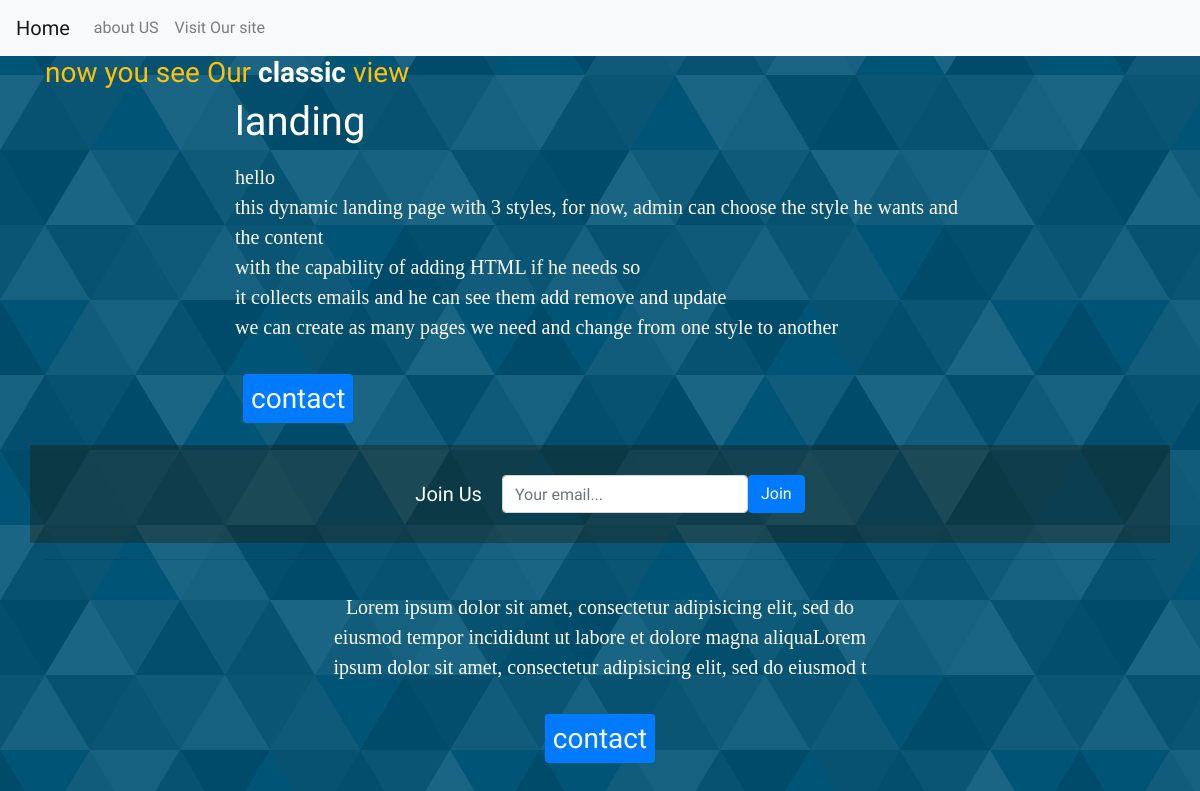
The page / on the database its author committed.
### pages/models.py (models this page shows, shortened)
class Page(models.Model):
    title                     = models.CharField(max_length=300)
    small_heading             = models.CharField(max_length=300,blank=True, null=True,help_text="h2 in the manin page ")
    head_description          = models.TextField(blank=True, null=True, help_text="flexple to add html code or just text ")
    head_bttn                 = models.CharField(max_length=50, blank=True, null=True)
    head_bttn_url             = models.URLField(blank=True, null=True)
    page_content              = models.TextField(blank=True, null=True, help_text="flexple to add html code or just text ")
    show_nav                  = models.BooleanField(default=True)
    nav_color                 = models.CharField(max_length=7, default='transparent',blank=True, null=True, validators=[layout_validator])
    layout                    = models.CharField(max_length=20, choices=LAYOUT_CHOICES, default='standard')
    video_embed               = models.TextField(null=True, blank=True, help_text="add the embaed code ")
    image_bg                  = models.URLField(null=True, blank=True, help_text="uplade back grond to the first part of the page ")
    slug                      =models.SlugField(default="page-slug", blank=True)
    featured                  =models.BooleanField(default=False)
    active                    =models.BooleanField(default=True)

### pages/views.py (the view, shortened to what this page needs)
# urls.py: url(r'^$', HomeView.as_view(), name='home'),
class HomeView(CreateView, SuccessMessageMixin):
    template_name = 'home.html'
    form_class = JoinForm
    success_url = '/'
    def get_context_data(self,*args, **kwargs):
        context = super(HomeView, self).get_context_data(*args, **kwargs)
        context['object'] = Page.objects.filter(featured=True).first()
        return context

### newsletter/forms.py (shortened to what this page needs)
class JoinForm(forms.ModelForm):
    email = forms.EmailField(label='',
                widget=forms.EmailInput(
                                 attrs={"placeholder" : "your email ",
                                        "class": "uk-input uk-width-1-2"}  ))
    class Meta:
        model = Join
        fields = ['email']

### pages/templates/home.html (shortened to what this page needs)
{% extends "base.html" %}
     {% block body %}
        {% if object.show_nav %}
           {% include 'layout/nave.html' %}
        {% endif %}
        {% if object.layout == "stacked" %}
          {% include 'layout/stacked.html'  %}
        {% elif object.layout == "classic" %}
          {% include 'layout/classic.html'  %}
        {% else %}
          {% include 'layout/stander.html'  %}
        {% endif %}
{% endblock %}

### templates/base.html (shortened to what this page needs)
<!DOCTYPE html>
{% load static %}
<html lang="en">
<head>
    <link rel="stylesheet" href="https://stackpath.bootstrapcdn.com/bootstrap/4.1.2/css/bootstrap.min.css">
</head>
<body>
{% block body %}{% endblock %}
<footer>
</body>
</html>

### pages/templates/layout/nave.html (shortened to what this page needs)
<nav class="navbar navbar-expand-lg navbar-light bg-light cccc3">
  <a class="navbar-brand" href="/">Home</a>
    <div class="collapse navbar-collapse" id="navbarNavAltMarkup">
      <div class="navbar-nav">
        <a class="nav-item nav-link" href="{% url 'about' %}">about US</a>
        <a class="nav-item nav-link" href="https://portfolio-x0.herokuapp.com/" target="_blanck">Visit Our site</a>
      </div>
    </div>
</nav>

### pages/templates/layout/classic.html (shortened to what this page needs)
<div class="container">
    <div class="h3 text-warning"> now you see Our  <strong>{{ object.layout }}</strong> view</div>
    <div class="row  justify-content-md-center">
        <div class="col-sm-12 col-md-8">
            <h1>{{ object.title }}</h1>
            <p class="lead">
                {{ object.head_description | linebreaks}}
              </p><br>          <a href="{{ object.head_bttn_url }}" class="h3 p-2 m-2 text-light bg-primary rounded" > {{ object.head_bttn }} </a>
        </div>
    </div>
        <div class="row justify-content-md-center my__form ">
          {% include 'layout/form.html' %}
        </div>
        <hr>
      </div>
      <div class="container">
<div class="row text-center justify-content-md-center">
      <div class=" col-sm-12 col-md-6 offset-md-3 " >
        <p class="lead">
          {{ object.page_content | linebreaks}}
        </p><br>
        {% if head_bttn_url != ''  %}
          <a href="{{ object.head_bttn_url }}" class="h3 p-2 m-2 text-light bg-primary rounded" > {{ object.head_bttn }} </a>
      {% endif %}
      </div>
    </div>
    </div>

### pages/templates/layout/form.html (shortened to what this page needs)
<form class='join-form form-inline text-center ' method='POST' action=''>{% csrf_token %}
    <div class='input-group'>
      <label style='padding: 0px 20px;font-size: 20px;'>Join Us</label>
    </div>
    <div class="input-group">
        <input type='email' name='email' class='form-control sign-up-email-form' placeholder="Your email...">
    </div>
    <input type='submit' value='Join' class='btn btn-primary' />
</form>

### pages/templates/snippet/cssCode.html (style rules this page uses)
* { color:#fff; font-family: 'Lobster', cursive; }
body { background-color: #005475; }
p { font-size: 20px; font-family: 'Libre Baskerville', serif; }
footer { background-color: transparent; font-size: 2em; min-height: 60px; width: 100%; padding-top: 20px; font-style: italic; color: #2196F3; }
.my__form { background-color: #1f1b0e61; margin-top: 30px; padding: 30px 172px; }

### rows shown on the page
Page: layout "classic", title "landing", head_description "hello this dynamic landing page with 3 styles, for now, admin can choose the style he wants and the content with the capability of adding HTML if he needs so it collects emails and he can see them add remove and update we can create as many pages we need and change from one style to another", head_bttn "contact", page_content "Lorem ipsum dolor sit amet, consectetur adipisicing elit, sed do eiusmod tempor incididunt ut labore et dolore magna aliquaLorem ipsum dolor sit amet, consectetur adipisicing elit, sed do eiusmod t"
